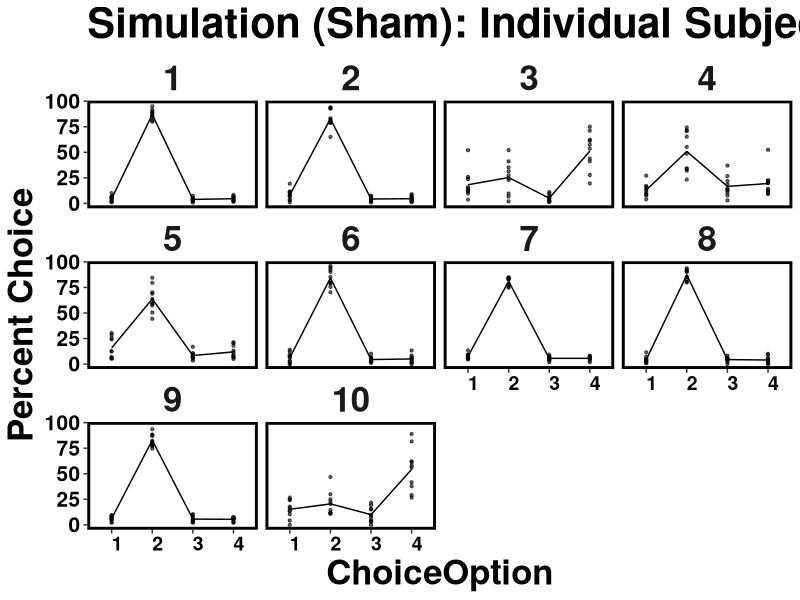
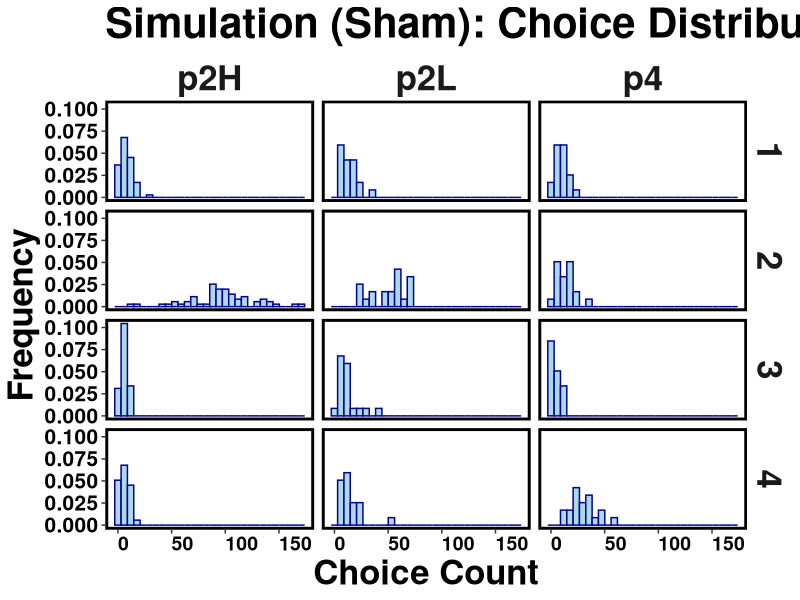
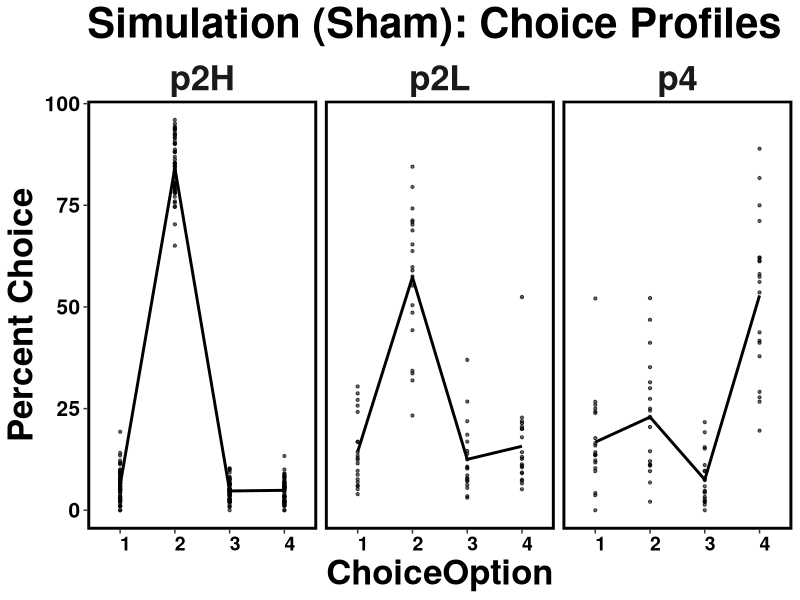

These charts were generated, in order, by the following R code:
### Code to simulate RGT data ###

#Conceptual design:
  # In our prior work, we have identified 5 behavioral phenotypes on the RGT
  # We fit an existing data to the softmax function for each phenotype and used those fitted values as population parameters
  # Fitted values are stored in the sim_parameters.csv file
  # The simulation repeatedly samples from those populations, adding variance for each subject and session

#Simulation workflow:
  # Set up: import libraries and file containing simulation parameters
  # Define functions: define functions to vary parameters by subject and session 
  # Simulate data using combination of apply() family and nested loops
  # Process/plot simulated data 

#Note: the parameters are currently set to simulate one dataset, but you can increase the number of repetitions if needed




###set up###

#load libraries 
library(truncnorm) 
library(dplyr)
library(tidyr)
library(readr)
library(progress)



#define softmax function
softmax = function(values, t) {
  exp_values = exp(t*values)
  probs = exp_values/sum(exp_values)
  return(probs) 
}

#import/format reference file for weights/thetas
SM<-read.csv("0a.Simulation_Parameters.csv")
SM<-data.frame(SM)
SM$Phenotype[SM$Phenotype=="p2_high"]<-"p2H" #shorten names for easier reference
SM$Phenotype[SM$Phenotype=="p2_low"]<-"p2L"
row.names(SM)<- paste0(SM$Phenotype, SM$Parameter)
SM['p2HSub_SD', 'P1'] #can reference a single value like this:






####define functions to be used in the simulation###

# First parameter: Theta --> softmax parameter representing how much a subject explores among the RGT choices

#theta by subject function
get_theta_Sub=function(pheno){
  theta_Sub=rtruncnorm(1,a=SM[paste0(pheno,'Sub_min'), 'Theta'], 
                       b=SM[paste0(pheno,'Sub_max'), 'Theta'], 
                       mean=SM[paste0(pheno,'Sub_mean'), 'Theta'], 
                       sd=SM[paste0(pheno,'Sub_SD'), 'Theta'])
  return(theta_Sub)}


#theta by session function
get_theta_Ses=function(Sbj){
  Phenotype_ses<-DF[DF$ID_number==Sbj, "Phenotype"]
  rtruncnorm(1,a=SM[paste0(Phenotype_ses, "Ses_min"), 'Theta'],
             b=SM[paste0(Phenotype_ses,'Ses_max'), 'Theta'], 
             mean=DF$Theta_Sub[DF$ID_number==Sbj],
             sd=SM[paste0(Phenotype_ses,'Ses_SD'), 'Theta'])
}



# Second parameter: Rate --> softmax parameter representing RGT choice preferences


#rate by subject function
get_rate_Sub=function(pheno){
  rate_Sub=c(rtruncnorm(1,a=SM[paste0(pheno,'Sub_min'), 'P1'], b=SM[paste0(pheno,'Sub_max'), 'P1'], 
                        mean=SM[paste0(pheno,'Sub_mean'), 'P1'], 
                        sd=rtruncnorm(1,
                                      a=SM[paste0(pheno,'Sub_SD_min'), 'P1'], 
                                      b=SM[paste0(pheno,'Sub_SD_max'), 'P1'], 
                                      mean=SM[paste0(pheno,'Sub_SD_mean'), 'P1'], 
                                      sd=SM[paste0(pheno,'Sub_SD_SD'), 'P1'])),
             rtruncnorm(1,a=SM[paste0(pheno,'Sub_min'), 'P2'], b=SM[paste0(pheno,'Sub_max'), 'P2'], 
                        mean=SM[paste0(pheno,'Sub_mean'), 'P2'], 
                        sd=rtruncnorm(1,
                                      a=SM[paste0(pheno,'Sub_SD_min'), 'P2'], 
                                      b=SM[paste0(pheno,'Sub_SD_max'), 'P2'], 
                                      mean=SM[paste0(pheno,'Sub_SD_mean'), 'P2'], 
                                      sd=SM[paste0(pheno,'Sub_SD_SD'), 'P2'])),
             rtruncnorm(1,a=SM[paste0(pheno,'Sub_min'), 'P3'], b=SM[paste0(pheno,'Sub_max'), 'P3'], 
                        mean=SM[paste0(pheno,'Sub_mean'), 'P3'], 
                        sd=rtruncnorm(1,
                                      a=SM[paste0(pheno,'Sub_SD_min'), 'P3'], 
                                      b=SM[paste0(pheno,'Sub_SD_max'), 'P3'], 
                                      mean=SM[paste0(pheno,'Sub_SD_mean'), 'P3'], 
                                      sd=SM[paste0(pheno,'Sub_SD_SD'), 'P3'])),
             rtruncnorm(1,a=SM[paste0(pheno,'Sub_min'), 'P4'], b=SM[paste0(pheno,'Sub_max'), 'P4'], 
                        mean=SM[paste0(pheno,'Sub_mean'), 'P4'], 
                        sd=rtruncnorm(1,
                                      a=SM[paste0(pheno,'Sub_SD_min'), 'P4'], 
                                      b=SM[paste0(pheno,'Sub_SD_max'), 'P4'], 
                                      mean=SM[paste0(pheno,'Sub_SD_mean'), 'P4'], 
                                      sd=SM[paste0(pheno,'Sub_SD_SD'), 'P4'])))
  return(rate_Sub)}



#rate by session function
get_rate_Ses=function(Sbj){
  Phenotype_ses<-DF[DF$ID_number==Sbj, "Phenotype"]
  rate_Ses=c(rtruncnorm(1,a=SM[paste0(Phenotype_ses,'Ses_min'), 'P1'], b=SM[paste0(Phenotype_ses,'Ses_max'), 'P1'], 
                        mean=DF$Rate.P1[DF$ID_number==Sbj], 
                        sd=rtruncnorm(1,
                                     a=SM[paste0(Phenotype_ses,'Ses_SD_min'), 'P1'], 
                                     b=SM[paste0(Phenotype_ses,'Ses_SD_max'), 'P1'], 
                                     mean=SM[paste0(Phenotype_ses,'Ses_SD_mean'), 'P1'], 
                                     sd=SM[paste0(Phenotype_ses,'Ses_SD_SD'), 'P1'])),
             rtruncnorm(1,a=SM[paste0(Phenotype_ses,'Ses_min'), 'P2'], b=SM[paste0(Phenotype_ses,'Ses_max'), 'P2'], 
                        mean=DF$Rate.P2[DF$ID_number==Sbj], 
                        sd=rtruncnorm(1,
                                     a= SM[paste0(Phenotype_ses,'Ses_SD_min'), 'P2'], 
                                     b= SM[paste0(Phenotype_ses,'Ses_SD_max'), 'P2'], 
                                     mean= SM[paste0(Phenotype_ses,'Ses_SD_mean'), 'P2'], 
                                     sd= SM[paste0(Phenotype_ses,'Ses_SD_SD'), 'P2'])),
             rtruncnorm(1,a=SM[paste0(Phenotype_ses,'Ses_min'), 'P3'], b=SM[paste0(Phenotype_ses,'Ses_max'), 'P3'], 
                        mean=DF$Rate.P3[DF$ID_number==Sbj],   
                        sd=rtruncnorm(1,
                                     a= SM[paste0(Phenotype_ses,'Ses_SD_min'), 'P3'], 
                                     b= SM[paste0(Phenotype_ses,'Ses_SD_max'), 'P3'], 
                                     mean= SM[paste0(Phenotype_ses,'Ses_SD_mean'), 'P3'], 
                                     sd= SM[paste0(Phenotype_ses,'Ses_SD_SD'), 'P3'])),
             rtruncnorm(1,a=SM[paste0(Phenotype_ses,'Ses_min'), 'P4'], b=SM[paste0(Phenotype_ses,'Ses_max'), 'P4'], 
                        mean=DF$Rate.P4[DF$ID_number==Sbj],  
                        sd=rtruncnorm(1,
                                     a= SM[paste0(Phenotype_ses,'Ses_SD_min'), 'P4'], 
                                     b= SM[paste0(Phenotype_ses,'Ses_SD_max'), 'P4'], 
                                     mean= SM[paste0(Phenotype_ses,'Ses_SD_mean'), 'P4'], 
                                     sd= SM[paste0(Phenotype_ses,'Ses_SD_SD'), 'P4'])))
  return(rate_Ses)}




#third parameter: Trials --> number of trials per session varies across subject/session

#trials by subject function
get_trials_Sub=function(pheno){
  trials_Sub=round(rtruncnorm(1,a=1, b=250, mean=SM[paste0(pheno,'Sub_mean'), 'Trial'], 
                              sd=SM[paste0(pheno,'Sub_SD'), 'Trial']))
  return(trials_Sub)}



#trials by session function
get_trials_Ses=function(Sbj){
  Phenotype_ses<-DF[DF$ID_number==Sbj, "Phenotype"]
  trials_Ses=round(rtruncnorm(1,a=1,b=250,mean=as.integer(DF$Trial_Sub[DF$ID_number==Sbj]),
                              sd=SM[paste0(Phenotype_ses,'Ses_SD'), 'Trial']))
  return(trials_Ses)}










###simulate data using sapply and loop combinations### 

#there are 3 levels of loops 
  # Level 1: assigns subjects to a phenotype and selects population-level softmax parameters
  # Level 2: varies softmax parameters by session 
  # Level 3: assigns choices on trial-by-trial basis

#create dataframes to hold values at all 3 loop levels
DF<-data.frame(Block=double(),Iteration=double(),ID_number=double(), Phenotype=double(), Theta_Sub=double(), 
               Rate.P1=double(), Rate.P2=double(), Rate.P3=double(),Rate.P4=double(), Trial_Sub=double())
DF2<-data.frame(Block=double(),Iteration=double(),Subject=double(), Phenotype=double(), Session=double(),
                Trial_Ses=double(),Theta_Ses=double(), Rate_Ses.P1=double(), Rate_Ses.P2=double(), 
                Rate_Ses.P3=double(),Rate_Ses.P4=double())
DF3<-data.frame(Repetition=double(), Block=double(),Iteration=double(), ID=double(), Phenotype=double(), 
                Session=double(),Trial=double(),ChoiceOption=double())
Counts<-data.frame(ChoiceOption=double(), Session=double(), Subject=double(), 
                       Phenotype=double(), Iteration=double(), ChoiceCount=double())


#Manually change parameters if desired 
num_Block=1 #increase to simulation additional datasets
num_Iter=1 #increase to simulation additional datasets
num_Ses=10
num_Sub=10


#Simulation loop
start<-proc.time() #start timer
pb <- txtProgressBar(min = 0, max = num_Iter*num_Block, style = 3);k<-0 #initiate progress bar
for(Block in 1:num_Block){
  for(Iteration in 1:num_Iter){ 
    k<-k+1;setTxtProgressBar(pb, k);pb #progress bar
    for(ID_number in 1:num_Sub){ #Level 1: assign subjects to phenotype; supply softmax parameters
      Phenotype<-sample(c("p1","p2H", "p2L", "p3", "p4"), 1, replace = TRUE, prob = c(1/58, 33/58, 10/58, 6/58, 8/58)) 
                  #sham probabilities
      #Phenotype<-sample(c("p1","p2H", "p2L", "p3", "p4"), 1, replace = TRUE, prob = c(9/51, 7/51, 17/51, 8/51, 10/51))  
                  #TBI probabilities: effect size estimate = 0.44
                  #un-comment this line to simulate TBI rats instead of Sham rats
      Theta_Sub<-sapply(Phenotype, get_theta_Sub)
      Rate_Sub<-sapply(Phenotype, get_rate_Sub)
      Rate.P1<-Rate_Sub[1];Rate.P2<-Rate_Sub[2];Rate.P3<-Rate_Sub[3];Rate.P4<-Rate_Sub[4]
      Trial_Sub=get_trials_Sub(Phenotype)
      cols<-as.data.frame(cbind(Block, Iteration, ID_number, Phenotype, Theta_Sub, 
                                Rate.P1, Rate.P2, Rate.P3, Rate.P4, Trial_Sub))
      DF=rbind(DF,cols)
    }
    for(Subject in DF$ID_number){ #Level 2: vary softmax parameters by session for each subject
      Theta_Ses<-as.data.frame(matrix(replicate(num_Ses, get_theta_Ses(Subject))));colnames(Theta_Ses)[1] <- "Theta_Ses" 
      Rate_Ses<-as.data.frame(t(replicate(num_Ses, get_rate_Ses(Subject))));colnames(Rate_Ses)=c("P1","P2","P3","P4") 
      Trial_Ses=as.data.frame(matrix(replicate(num_Ses, get_trials_Ses(Subject))));colnames(Trial_Ses)[1] <- "Trial_Ses" 
      Session_df<-as.data.frame(1:num_Ses);colnames(Session_df)[1] <- "Session" 
      Phenotype_df=as.data.frame(rep(DF$Phenotype[DF$ID_number==Subject], num_Ses));colnames(Phenotype_df)[1] <- "Phenotype"
      Iteration_df<-as.data.frame(rep(Iteration,num_Ses));colnames(Iteration_df)[1] <- "Iteration"
      Block_df<-as.data.frame(rep(Block,num_Ses));colnames(Block_df)[1] <- "Block"
      Subject_df<-as.data.frame(rep(Subject,num_Ses));colnames(Subject_df)[1] <- "Subject"
      cols<-as.data.frame(cbind(Block_df,Iteration_df, Subject_df,Phenotype_df, Session_df, Trial_Ses, Theta_Ses, Rate_Ses))
      DF2=rbind(DF2,cols)
    }
    for(Sub in 1:max(as.integer(DF2$Subject))){
      for(Ses in 1:max(as.integer(DF2$Session))){ #Level 3: create trials for each subject/session
        tot_Trial<-as.integer(DF2$Trial_Ses[DF2$Subject==Sub&DF2$Session==Ses])
        ChoiceOption<-replicate(tot_Trial, which.max(rmultinom(1,1,
                                           softmax(c(DF2$P1[DF2$Subject==Sub & DF2$Session==Ses],
                                                     DF2$P2[DF2$Subject==Sub & DF2$Session==Ses], 
                                                     DF2$P3[DF2$Subject==Sub & DF2$Session==Ses], 
                                                     DF2$P4[DF2$Subject==Sub & DF2$Session==Ses]), 
                                                  DF2$Theta_Ses[DF2$Subject==Sub & DF2$Session==Ses]))))
        Iteration_df<-as.data.frame(rep(Iteration,tot_Trial));colnames(Iteration_df)[1] <- "Iteration"
        Block_df<-as.data.frame(rep(Block,tot_Trial));colnames(Block_df)[1] <- "Block"
        Repetition_df<-as.data.frame(Iteration_df$Iteration+((Block_df$Block-1)*num_Iter));colnames(Repetition_df)[1] <- "Repetition"
        Subject_df<-as.data.frame(rep(Sub,tot_Trial));colnames(Subject_df)[1] <- "Subject"
        Session_df<-as.data.frame(rep(Ses, tot_Trial));colnames(Session_df)[1] <- "Session"
        Phenotype_df=as.data.frame(rep(DF2$Phenotype[DF2$Subject==Sub&DF2$Session==Ses], tot_Trial));colnames(Phenotype_df)[1] <- "Phenotype"
        Trial<-as.data.frame(1:tot_Trial);colnames(Trial)[1] <- "Trial"
        cols<-as.data.frame(cbind(Repetition_df,Block_df,Iteration_df,Subject_df, Phenotype_df, Session_df, Trial, ChoiceOption))
        DF3=rbind(DF3,cols)
      }
    }
    #re-intialize dataframes after each iteration
    DF<-data.frame(Block=double(),Iteration=double(),ID_number=double(), Phenotype=double(), Theta_Sub=double(), 
                   Rate.P1=double(), Rate.P2=double(), Rate.P3=double(),Rate.P4=double(), Trial_Sub=double())
    DF2<-data.frame(Block=double(),Iteration=double(),Subject=double(), Phenotype=double(), Session=double(),
                    Trial_Ses=double(),Theta_Ses=double(), Rate_Ses.P1=double(), Rate_Ses.P2=double(), 
                    Rate_Ses.P3=double(),Rate_Ses.P4=double())
  }
  #write raw data to dataframe, process to aggregate data, remove raw data
  count_df<-DF3 %>% count(ChoiceOption, Session, Subject, Phenotype, Repetition) 
  colnames(count_df)[colnames(count_df)=="n"] <- "ChoiceCount"
  Counts<-rbind(Counts, count_df)
  DF3<-data.frame(Repetition=double(), Block=double(),Iteration=double(), ID=double(), Phenotype=double(), 
                  Session=double(),Trial=double(),ChoiceOption=double())
}
proc.time() - start #update timer










###process/plot simulated data###

#assign zeros to implictly missing data
library(tidyverse)
ChoiceSummary<-Counts %>% group_by(Subject, Session, Phenotype, Repetition) %>% 
  complete(ChoiceOption = seq(1,4, by=1), fill = list(ChoiceCount=0)) 


#Calculate percent choice
temp<-aggregate(ChoiceCount~Session+Subject+Repetition, sum, data=ChoiceSummary)
colnames(temp)[colnames(temp)=="ChoiceCount"] <- "TotChoice"
ChoiceSummary<-merge(ChoiceSummary, temp, by=c("Session", "Subject", "Repetition"), all=T)
ChoiceSummary$PctChoice<-(ChoiceSummary$ChoiceCount/ChoiceSummary$TotChoice)*100
ChoiceSummary$ChoiceOption<-as.factor(ChoiceSummary$ChoiceOption)
ChoiceSummary$Session<-as.numeric(ChoiceSummary$Session)
ChoiceSummary$Repetition<-as.numeric(ChoiceSummary$Repetition)


#count number of each phenotype in the simulation
temp<-aggregate(PctChoice~Phenotype+Subject+Repetition, FUN=mean, data=ChoiceSummary)
temp%>%count(Phenotype)


#plotting
library(ggplot2)
my_theme<-theme(
  plot.title = element_text(size=30, face="bold"),
  axis.title.x = element_text(size=25, face="bold"),
  axis.title.y = element_text(size=25, face="bold"),
  axis.text.y = element_text(size=15, face="bold", color="black"),
  axis.text.x = element_text(size=14, hjust = 0, face="bold", color="black"),
  legend.title = element_blank(),
  legend.text = element_text(size = 20, face="bold"),
  legend.key=element_blank(),
  panel.background = element_rect(fill="white", colour="white"),  
  panel.border = element_rect(colour = "black", fill=NA, size=2), 
  strip.text.x = element_text(size = 25, face="bold"),
  strip.text.y = element_text(size = 25, face="bold"),
  strip.background = element_rect(color="white", fill="white"),
  panel.grid.major = element_blank(),
  panel.grid.minor = element_blank(),
) 



#plot choice profiles for individual subjects 
ggplot(data=ChoiceSummary,aes(x=ChoiceOption, y=PctChoice))+   
  geom_point(size=0.8, alpha=0.6)+
  stat_summary(aes(group=Subject), fun=mean, geom="line")+
  facet_wrap(~Subject)+
  ggtitle("Simulation (Sham): Individual Subjects")+
  ylab("Percent Choice")+ 
  my_theme



#plot distributions of each Choice Option
ggplot(ChoiceSummary, aes(x=ChoiceCount)) + 
  geom_histogram(aes(y=..density..), color="darkblue", fill="lightblue", bins=30)+ 
  facet_grid(ChoiceOption~Phenotype)+
  xlab("Choice Count") +
  ylab("Frequency")+
  ggtitle("Simulation (Sham): Choice Distributions")+
  my_theme+
  theme(strip.text.y = element_text(size = 25, face="bold"))


#plot average line for each phenotype
ggplot(data=ChoiceSummary, aes(x=ChoiceOption, y=PctChoice))+   
  geom_point(size=0.8, alpha=0.6)+
  stat_summary(aes(group=Phenotype),size=1, fun=mean, geom="line")+
  facet_wrap(~Phenotype)+
  ggtitle("Simulation (Sham): Choice Profiles")+
  ylab("Percent Choice")+
  my_theme
